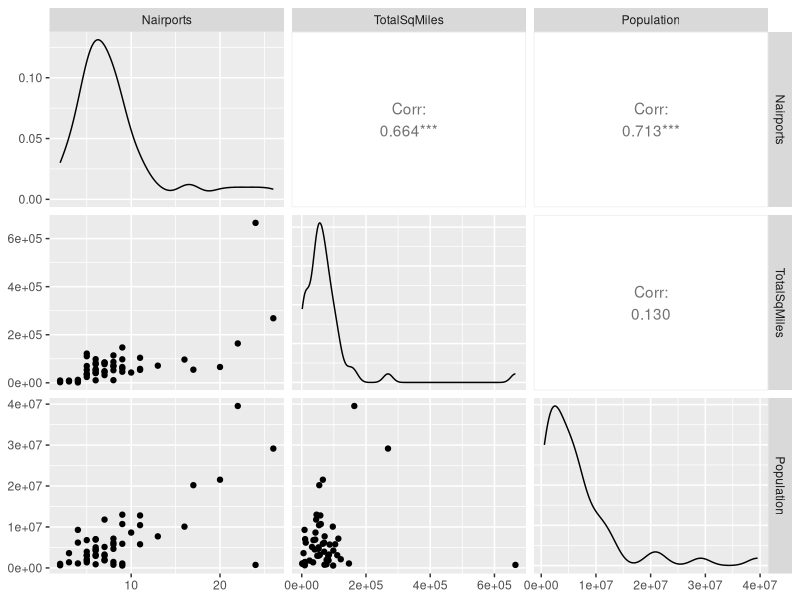
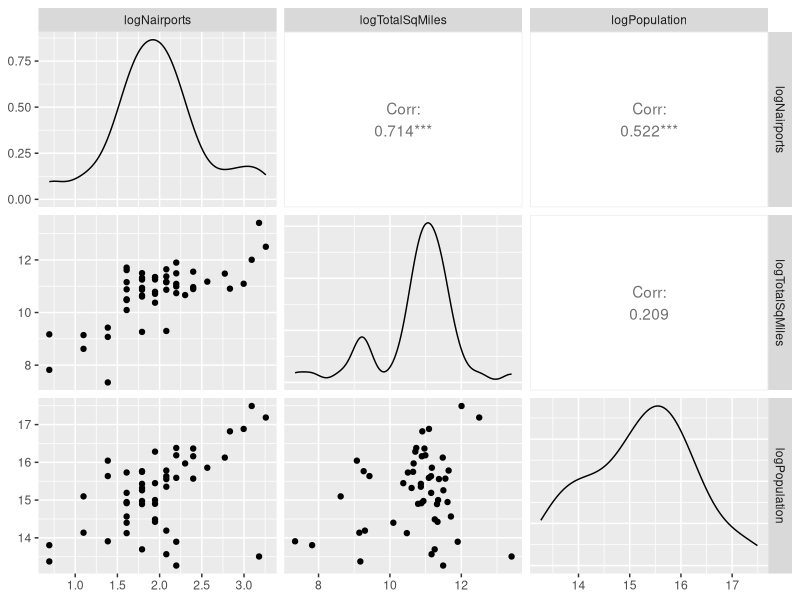

Reproduce these figures in R, in order.
## ---- chunk 1
library(readxl)
library(tidyverse)
library(GGally) # used for pairs plots
library(gridExtra) # used to plot multiple graphs simultaneously
## ---- chunk 2
dat <- read_xlsx("States.xlsx", sheet = 1)
## ---- chunk 3
mod1 <- lm(Nairports ~ TotalSqMiles + Population, dat)
## ---- chunk 4
round(coef(mod1), 7)
## ---- chunk 5
summary(mod1)
## ---- chunk 6
mod2 <- lm(scale(Nairports) ~ scale(TotalSqMiles) + 
             scale(Population), dat)
round(coef(mod2), 4)
## ---- chunk 7
summary(mod2)
## ---- chunk 8
ggpairs(dat[, c("Nairports", "TotalSqMiles", "Population")])
## ---- chunk 9
dat <- dat %>% 
  mutate(logNairports = log(Nairports),
         logTotalSqMiles = log(TotalSqMiles),
         logPopulation = log(Population))
## ---- chunk 10
ggpairs(dat[,c("logNairports", "logTotalSqMiles", "logPopulation")])
## ---- chunk 11
mod3 <- lm(logNairports ~ logTotalSqMiles + logPopulation, dat)
summary(mod3)
## ---- chunk 12
dat <- dat %>% 
  mutate(Region = case_when(RegionNorthEast == 1 ~ "Northeast",
                            RegionSouth == 1 ~ "South",
                            RegionNorthCentral == 1  ~ "NorthCentral",
                            # If a value isn't in the NortEast, South,
                            # or NorthCentral, it must be "West"
                            .default = "West"))
## ---- chunk 13
mod4 <- lm(HighestElevation ~ Region, dat)
summary(mod4)
## ---- chunk 14
mod4b <- lm(HighestElevation ~ RegionNorthEast + 
              RegionSouth + RegionNorthCentral, dat)
summary(mod4b)
## ---- chunk 15
mod5 <- aov(HighestElevation ~ Region, dat)
summary(mod5)
## ---- chunk 16
summary(mod4)
## ---- chunk 17
dat %>% 
  group_by(Region) %>% 
    summarise(mean = mean(HighestElevation))
